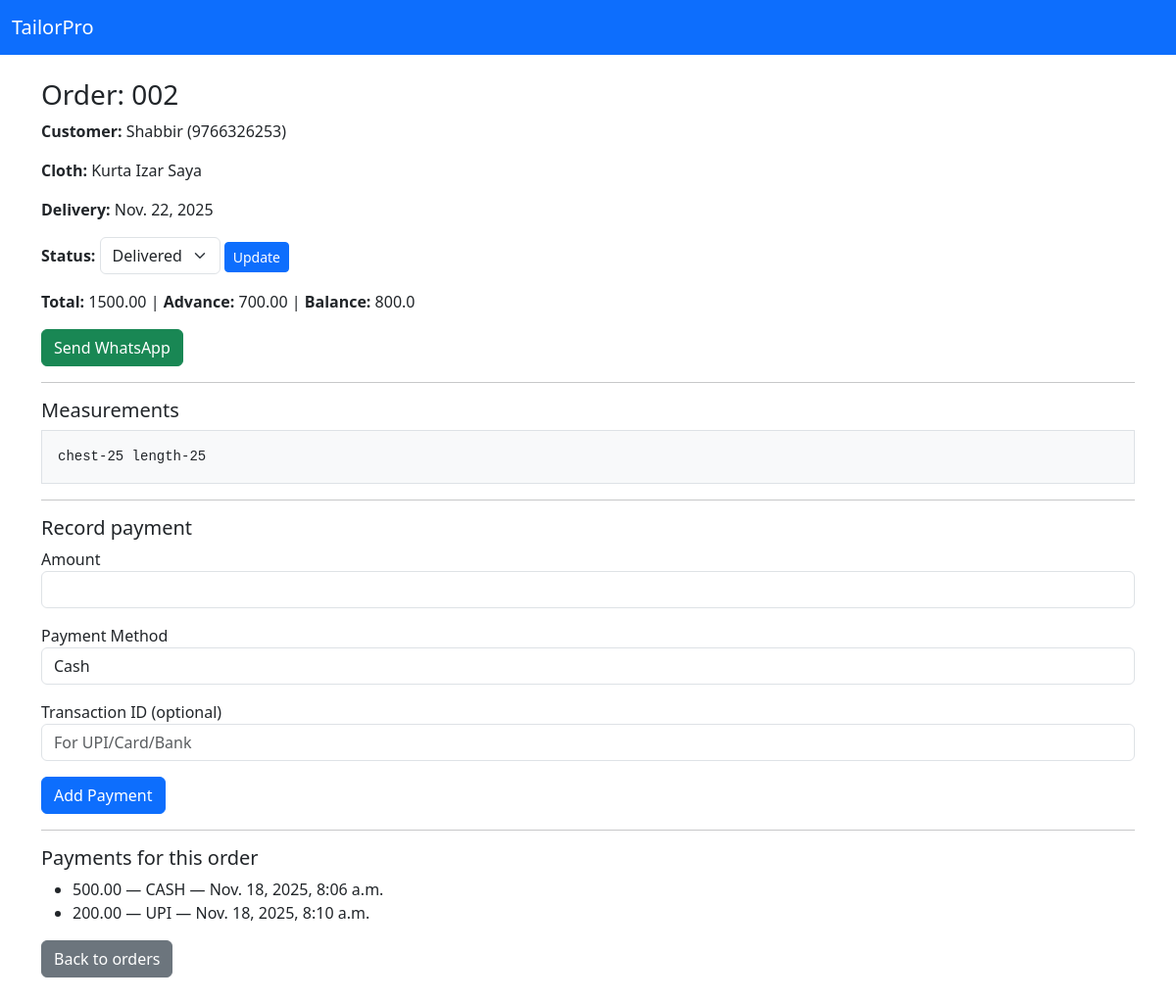
Screenshot of /orders/04e60ded-8719-49a3-bac4-545d183cff87/ with the database file from the repository.
### orders/models.py (models this page shows, shortened)
class Order(models.Model):
    STATUS_CHOICES = [
        ('RECEIVED','Received'),
        ('CUTTING','Cutting'),
        ('STITCHING','Stitching'),
        ('READY','Ready'),
        ('DELIVERED','Delivered'),
        ('CANCELLED','Cancelled'),
    ]
    id = models.UUIDField(primary_key=True, default=uuid.uuid4, editable=False)
    order_number = models.CharField(max_length=50, unique=True)
    business = models.ForeignKey(Business, on_delete=models.CASCADE, related_name='orders')
    customer = models.ForeignKey(Customer, on_delete=models.CASCADE, related_name='orders')
    cloth_type = models.CharField(max_length=100)
    total_amount = models.DecimalField(max_digits=10, decimal_places=2, default=0)
    advance_paid = models.DecimalField(max_digits=10, decimal_places=2, default=0)
    delivery_date = models.DateField(null=True, blank=True)
    status = models.CharField(max_length=20, choices=STATUS_CHOICES, default='RECEIVED')
    measurement_data = models.TextField(null=True, blank=True)
    notes = models.TextField(blank=True, null=True)
    created_at = models.DateTimeField(auto_now_add=True)
    updated_at = models.DateTimeField(auto_now=True)
    @property
    def balance(self):
        return float(self.total_amount) - float(self.advance_paid)

class Customer(models.Model):
    id = models.UUIDField(primary_key=True, default=uuid.uuid4, editable=False)
    business = models.ForeignKey(Business, on_delete=models.CASCADE, related_name='customers')
    name = models.CharField(max_length=255)
    phone = models.CharField(max_length=30, db_index=True)
    address = models.TextField(blank=True, null=True)
    notes = models.TextField(blank=True, null=True)
    created_at = models.DateTimeField(auto_now_add=True)

class Payment(models.Model):
    PAYMENT_STATUS = [
        ('PENDING','Pending'),
        ('COMPLETED','Completed'),
        ('FAILED','Failed'),
    ]
    PAYMENT_METHODS = [
        ('CASH', 'Cash'),
        ('UPI', 'UPI'),
        ('CARD', 'Card'),
        ('BANK', 'Bank Transfer'),
    ]
    id = models.UUIDField(primary_key=True, default=uuid.uuid4, editable=False)
    order = models.ForeignKey(Order, on_delete=models.CASCADE, related_name='payments')
    amount = models.DecimalField(max_digits=10, decimal_places=2)
    method = models.CharField(max_length=50, choices=PAYMENT_METHODS, default='CASH')
    transaction_id = models.CharField(max_length=255, null=True, blank=True)
    status = models.CharField(max_length=20, choices=PAYMENT_STATUS, default='PENDING')
    created_at = models.DateTimeField(auto_now_add=True)

### orders/views.py (the view, shortened to what this page needs)
# urls.py: path('orders/<uuid:pk>/', order_detail, name='order_detail'),
def order_detail(request, pk):
    order = get_object_or_404(Order, pk=pk)
    text = (
        f"Hi {order.customer.name}, your order {order.order_number} "
        f"({order.cloth_type}) is {order.status}. "
        f"Delivery: {order.delivery_date}. Balance: {order.balance}"
    )
    wa_link = f"https://wa.me/{order.customer.phone}?text={text.replace(' ','%20')}"
    return render(request, "orders/order_detail.html", {
        "order": order,
        "wa_link": wa_link
    })

### orders/templates/orders/order_detail.html (shortened to what this page needs)
<!DOCTYPE html>
<html>
<head>
  <link href="https://cdn.jsdelivr.net/npm/bootstrap@5.3.2/dist/css/bootstrap.min.css" rel="stylesheet">
</head>
<body>
<nav class="navbar navbar-dark bg-primary"><div class="container-fluid"><a class="navbar-brand" href="/">TailorPro</a></div></nav>
<div class="container my-4">
  <h3>Order: {{ order.order_number }}</h3>
  <p><strong>Customer:</strong> {{ order.customer.name }} ({{ order.customer.phone }})</p>
  <p><strong>Cloth:</strong> {{ order.cloth_type }}</p>
  <p><strong>Delivery:</strong> {{ order.delivery_date }}</p>
  <form method="post" class="mb-3">
  <label><strong>Status:</strong></label>
  <select name="status" class="form-select w-auto d-inline-block">
      <option value="DELIVERED"  {% if order.status == 'DELIVERED' %}selected{% endif %}>Delivered</option>
  </select>
  <button type="submit" name="update_status" class="btn btn-primary btn-sm">
      Update
  </button>
</form>
  <p><strong>Total:</strong> {{ order.total_amount }} | <strong>Advance:</strong> {{ order.advance_paid }} | <strong>Balance:</strong> {{ order.balance }}</p>
  <a class="btn btn-success" href="{{ wa_link }}" target="_blank">Send WhatsApp</a>
  <hr>
<h5>Measurements</h5>
<pre class="border p-3 bg-light">{{ order.measurement_data }}</pre>
  <hr>
  <h5>Record payment</h5>
<form method="post">{% csrf_token %}
  <div class="mb-3">
    <label>Amount</label>
    <input name="amount" class="form-control" type="number" step="0.01" required>
  </div>
  <div class="mb-3">
    <label>Payment Method</label>
    <select name="method" class="form-control" required>
      <option value="CASH">Cash</option>
    </select>
  </div>
  <div class="mb-3">
    <label>Transaction ID (optional)</label>
    <input name="transaction_id" class="form-control" placeholder="For UPI/Card/Bank">
  </div>
  <button name="mark_paid" class="btn btn-primary" type="submit">Add Payment</button>
</form>
  <hr>
  <h5>Payments for this order</h5>
  <ul>
    {% for p in order.payments.all %}
      <li>{{ p.amount }} — {{ p.method }} — {{ p.created_at }}</li>
    {% empty %}
      <li>No payments yet</li>
    {% endfor %}
  </ul>
  <a class="btn btn-secondary" href="/orders/">Back to orders</a>
</div>
</body>
</html>

### rows the page displays
Order: order_number "002", customer.name "Shabbir", customer.phone "9766326253", cloth_type "Kurta Izar Saya", delivery_date "Nov. 22, 2025", status "Delivered", total_amount "1500.00", advance_paid "700.00", balance "800.0", measurement_data "chest-25 length-25"
Payment: amount "500.00", method "CASH", created_at "Nov. 18, 2025, 8:06 a.m."
Payment: amount "200.00", method "UPI", created_at "Nov. 18, 2025, 8:10 a.m."
